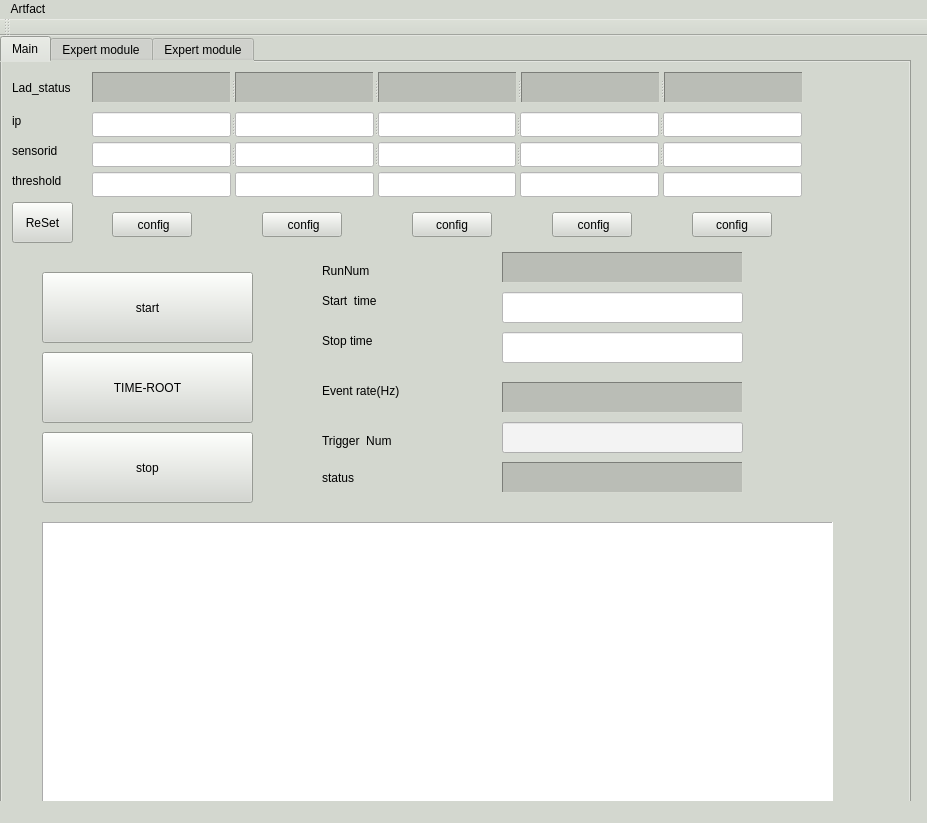
<?xml version="1.0" encoding="UTF-8"?>
<ui version="4.0">
 <class>MainWindow</class>
 <widget class="QMainWindow" name="MainWindow">
  <property name="geometry">
   <rect>
    <x>0</x>
    <y>0</y>
    <width>927</width>
    <height>823</height>
   </rect>
  </property>
  <property name="sizePolicy">
   <sizepolicy hsizetype="Expanding" vsizetype="Expanding">
    <horstretch>0</horstretch>
    <verstretch>0</verstretch>
   </sizepolicy>
  </property>
  <property name="focusPolicy">
   <enum>Qt::TabFocus</enum>
  </property>
  <property name="windowTitle">
   <string>MainWindow</string>
  </property>
  <property name="styleSheet">
   <string notr="true">background-color: rgb(211, 215, 207);</string>
  </property>
  <widget class="QWidget" name="centralWidget">
   <widget class="QTabWidget" name="tabWidget">
    <property name="geometry">
     <rect>
      <x>0</x>
      <y>0</y>
      <width>911</width>
      <height>771</height>
     </rect>
    </property>
    <property name="toolTip">
     <string/>
    </property>
    <property name="styleSheet">
     <string notr="true">background-color: rgb(211, 215, 207);</string>
    </property>
    <property name="currentIndex">
     <number>0</number>
    </property>
    <widget class="QWidget" name="tab">
     <attribute name="title">
      <string>Main</string>
     </attribute>
     <widget class="QTextEdit" name="log">
      <property name="geometry">
       <rect>
        <x>40</x>
        <y>460</y>
        <width>791</width>
        <height>281</height>
       </rect>
      </property>
      <property name="styleSheet">
       <string notr="true">background-color: rgb(255, 255, 255);</string>
      </property>
      <property name="frameShape">
       <enum>QFrame::Panel</enum>
      </property>
     </widget>
     <widget class="QLabel" name="label_3">
      <property name="geometry">
       <rect>
        <x>10</x>
        <y>10</y>
        <width>81</width>
        <height>31</height>
       </rect>
      </property>
      <property name="styleSheet">
       <string notr="true"/>
      </property>
      <property name="text">
       <string>Lad_status</string>
      </property>
     </widget>
     <widget class="QLabel" name="label_4">
      <property name="geometry">
       <rect>
        <x>10</x>
        <y>80</y>
        <width>71</width>
        <height>17</height>
       </rect>
      </property>
      <property name="text">
       <string>sensorid</string>
      </property>
     </widget>
     <widget class="QLabel" name="label_2">
      <property name="geometry">
       <rect>
        <x>320</x>
        <y>270</y>
        <width>101</width>
        <height>17</height>
       </rect>
      </property>
      <property name="text">
       <string>Stop time</string>
      </property>
     </widget>
     <widget class="QLabel" name="label_1">
      <property name="geometry">
       <rect>
        <x>320</x>
        <y>230</y>
        <width>101</width>
        <height>17</height>
       </rect>
      </property>
      <property name="text">
       <string>Start  time</string>
      </property>
     </widget>
     <widget class="QLineEdit" name="starttime">
      <property name="geometry">
       <rect>
        <x>500</x>
        <y>230</y>
        <width>241</width>
        <height>31</height>
       </rect>
      </property>
      <property name="styleSheet">
       <string notr="true">background-color: rgb(255, 255, 255);</string>
      </property>
     </widget>
     <widget class="QLineEdit" name="stoptime">
      <property name="geometry">
       <rect>
        <x>500</x>
        <y>270</y>
        <width>241</width>
        <height>31</height>
       </rect>
      </property>
      <property name="styleSheet">
       <string notr="true">background-color: rgb(255, 255, 255);</string>
      </property>
     </widget>
     <widget class="QPushButton" name="start">
      <property name="geometry">
       <rect>
        <x>40</x>
        <y>210</y>
        <width>211</width>
        <height>71</height>
       </rect>
      </property>
      <property name="text">
       <string>start</string>
      </property>
     </widget>
     <widget class="QPushButton" name="stop">
      <property name="geometry">
       <rect>
        <x>40</x>
        <y>370</y>
        <width>211</width>
        <height>71</height>
       </rect>
      </property>
      <property name="text">
       <string>stop</string>
      </property>
     </widget>
     <widget class="QLabel" name="label">
      <property name="geometry">
       <rect>
        <x>320</x>
        <y>320</y>
        <width>101</width>
        <height>17</height>
       </rect>
      </property>
      <property name="text">
       <string>Event rate(Hz)</string>
      </property>
     </widget>
     <widget class="QLabel" name="currenteventnumber">
      <property name="geometry">
       <rect>
        <x>500</x>
        <y>320</y>
        <width>241</width>
        <height>31</height>
       </rect>
      </property>
      <property name="styleSheet">
       <string notr="true">color: rgb(0, 0, 0);
background-color: rgb(186, 189, 182);</string>
      </property>
      <property name="frameShape">
       <enum>QFrame::Panel</enum>
      </property>
      <property name="frameShadow">
       <enum>QFrame::Sunken</enum>
      </property>
      <property name="text">
       <string/>
      </property>
     </widget>
     <widget class="QLabel" name="label_5">
      <property name="geometry">
       <rect>
        <x>320</x>
        <y>370</y>
        <width>131</width>
        <height>17</height>
       </rect>
      </property>
      <property name="text">
       <string>Trigger  Num</string>
      </property>
     </widget>
     <widget class="QLineEdit" name="daqfilename">
      <property name="geometry">
       <rect>
        <x>500</x>
        <y>360</y>
        <width>241</width>
        <height>31</height>
       </rect>
      </property>
      <property name="styleSheet">
       <string notr="true">background-color: rgb(243, 243, 243);</string>
      </property>
     </widget>
     <widget class="QPushButton" name="config2">
      <property name="geometry">
       <rect>
        <x>260</x>
        <y>150</y>
        <width>80</width>
        <height>25</height>
       </rect>
      </property>
      <property name="text">
       <string> config</string>
      </property>
     </widget>
     <widget class="QPushButton" name="config5">
      <property name="geometry">
       <rect>
        <x>690</x>
        <y>150</y>
        <width>80</width>
        <height>25</height>
       </rect>
      </property>
      <property name="text">
       <string>config</string>
      </property>
     </widget>
     <widget class="QPushButton" name="config3">
      <property name="geometry">
       <rect>
        <x>410</x>
        <y>150</y>
        <width>80</width>
        <height>25</height>
       </rect>
      </property>
      <property name="text">
       <string>config</string>
      </property>
     </widget>
     <widget class="QPushButton" name="config4">
      <property name="geometry">
       <rect>
        <x>550</x>
        <y>150</y>
        <width>80</width>
        <height>25</height>
       </rect>
      </property>
      <property name="text">
       <string> config</string>
      </property>
     </widget>
     <widget class="QPushButton" name="config1">
      <property name="geometry">
       <rect>
        <x>110</x>
        <y>150</y>
        <width>80</width>
        <height>25</height>
       </rect>
      </property>
      <property name="text">
       <string> config</string>
      </property>
     </widget>
     <widget class="QLabel" name="label_30">
      <property name="geometry">
       <rect>
        <x>10</x>
        <y>50</y>
        <width>71</width>
        <height>17</height>
       </rect>
      </property>
      <property name="text">
       <string>ip</string>
      </property>
     </widget>
     <widget class="QLabel" name="status">
      <property name="geometry">
       <rect>
        <x>500</x>
        <y>400</y>
        <width>241</width>
        <height>31</height>
       </rect>
      </property>
      <property name="styleSheet">
       <string notr="true">color: rgb(0, 0, 0);
background-color: rgb(186, 189, 182);</string>
      </property>
      <property name="frameShape">
       <enum>QFrame::Panel</enum>
      </property>
      <property name="frameShadow">
       <enum>QFrame::Sunken</enum>
      </property>
      <property name="text">
       <string/>
      </property>
     </widget>
     <widget class="QLabel" name="label_31">
      <property name="geometry">
       <rect>
        <x>320</x>
        <y>400</y>
        <width>81</width>
        <height>31</height>
       </rect>
      </property>
      <property name="styleSheet">
       <string notr="true"/>
      </property>
      <property name="text">
       <string>status</string>
      </property>
     </widget>
     <widget class="QSplitter" name="splitter">
      <property name="geometry">
       <rect>
        <x>90</x>
        <y>10</y>
        <width>711</width>
        <height>31</height>
       </rect>
      </property>
      <property name="orientation">
       <enum>Qt::Horizontal</enum>
      </property>
      <widget class="QLabel" name="status1">
       <property name="sizePolicy">
        <sizepolicy hsizetype="Expanding" vsizetype="Expanding">
         <horstretch>0</horstretch>
         <verstretch>0</verstretch>
        </sizepolicy>
       </property>
       <property name="focusPolicy">
        <enum>Qt::TabFocus</enum>
       </property>
       <property name="styleSheet">
        <string notr="true">color: rgb(0, 0, 0);
background-color: rgb(186, 189, 182);</string>
       </property>
       <property name="frameShape">
        <enum>QFrame::Panel</enum>
       </property>
       <property name="frameShadow">
        <enum>QFrame::Sunken</enum>
       </property>
       <property name="text">
        <string/>
       </property>
      </widget>
      <widget class="QLabel" name="status2">
       <property name="sizePolicy">
        <sizepolicy hsizetype="Expanding" vsizetype="Expanding">
         <horstretch>0</horstretch>
         <verstretch>0</verstretch>
        </sizepolicy>
       </property>
       <property name="focusPolicy">
        <enum>Qt::TabFocus</enum>
       </property>
       <property name="styleSheet">
        <string notr="true">color: rgb(0, 0, 0);
background-color: rgb(186, 189, 182);</string>
       </property>
       <property name="frameShape">
        <enum>QFrame::Panel</enum>
       </property>
       <property name="frameShadow">
        <enum>QFrame::Sunken</enum>
       </property>
       <property name="text">
        <string/>
       </property>
      </widget>
      <widget class="QLabel" name="status3">
       <property name="sizePolicy">
        <sizepolicy hsizetype="Expanding" vsizetype="Expanding">
         <horstretch>0</horstretch>
         <verstretch>0</verstretch>
        </sizepolicy>
       </property>
       <property name="focusPolicy">
        <enum>Qt::TabFocus</enum>
       </property>
       <property name="styleSheet">
        <string notr="true">color: rgb(0, 0, 0);
background-color: rgb(186, 189, 182);</string>
       </property>
       <property name="frameShape">
        <enum>QFrame::Panel</enum>
       </property>
       <property name="frameShadow">
        <enum>QFrame::Sunken</enum>
       </property>
       <property name="text">
        <string/>
       </property>
      </widget>
      <widget class="QLabel" name="status4">
       <property name="sizePolicy">
        <sizepolicy hsizetype="Expanding" vsizetype="Expanding">
         <horstretch>0</horstretch>
         <verstretch>0</verstretch>
        </sizepolicy>
       </property>
       <property name="focusPolicy">
        <enum>Qt::TabFocus</enum>
       </property>
       <property name="styleSheet">
        <string notr="true">color: rgb(0, 0, 0);
background-color: rgb(186, 189, 182);</string>
       </property>
       <property name="frameShape">
        <enum>QFrame::Panel</enum>
       </property>
       <property name="frameShadow">
        <enum>QFrame::Sunken</enum>
       </property>
       <property name="text">
        <string/>
       </property>
      </widget>
      <widget class="QLabel" name="status5">
       <property name="sizePolicy">
        <sizepolicy hsizetype="Expanding" vsizetype="Expanding">
         <horstretch>0</horstretch>
         <verstretch>0</verstretch>
        </sizepolicy>
       </property>
       <property name="focusPolicy">
        <enum>Qt::TabFocus</enum>
       </property>
       <property name="styleSheet">
        <string notr="true">color: rgb(0, 0, 0);
background-color: rgb(186, 189, 182);</string>
       </property>
       <property name="frameShape">
        <enum>QFrame::Panel</enum>
       </property>
       <property name="frameShadow">
        <enum>QFrame::Sunken</enum>
       </property>
       <property name="text">
        <string/>
       </property>
      </widget>
     </widget>
     <widget class="QSplitter" name="splitter_3">
      <property name="geometry">
       <rect>
        <x>90</x>
        <y>50</y>
        <width>710</width>
        <height>25</height>
       </rect>
      </property>
      <property name="orientation">
       <enum>Qt::Horizontal</enum>
      </property>
      <widget class="QLineEdit" name="ip1">
       <property name="styleSheet">
        <string notr="true">background-color: rgb(255, 255, 255);</string>
       </property>
      </widget>
      <widget class="QLineEdit" name="ip2">
       <property name="styleSheet">
        <string notr="true">background-color: rgb(255, 255, 255);</string>
       </property>
      </widget>
      <widget class="QLineEdit" name="ip3">
       <property name="styleSheet">
        <string notr="true">background-color: rgb(255, 255, 255);</string>
       </property>
      </widget>
      <widget class="QLineEdit" name="ip4">
       <property name="styleSheet">
        <string notr="true">background-color: rgb(255, 255, 255);</string>
       </property>
      </widget>
      <widget class="QLineEdit" name="ip5">
       <property name="styleSheet">
        <string notr="true">background-color: rgb(255, 255, 255);</string>
       </property>
      </widget>
     </widget>
     <widget class="QSplitter" name="splitter_2">
      <property name="geometry">
       <rect>
        <x>90</x>
        <y>80</y>
        <width>710</width>
        <height>25</height>
       </rect>
      </property>
      <property name="orientation">
       <enum>Qt::Horizontal</enum>
      </property>
      <widget class="QLineEdit" name="sensor1">
       <property name="styleSheet">
        <string notr="true">background-color: rgb(255, 255, 255);</string>
       </property>
      </widget>
      <widget class="QLineEdit" name="sensor2">
       <property name="styleSheet">
        <string notr="true">background-color: rgb(255, 255, 255);</string>
       </property>
      </widget>
      <widget class="QLineEdit" name="sensor3">
       <property name="styleSheet">
        <string notr="true">background-color: rgb(255, 255, 255);</string>
       </property>
      </widget>
      <widget class="QLineEdit" name="sensor4">
       <property name="styleSheet">
        <string notr="true">background-color: rgb(255, 255, 255);</string>
       </property>
      </widget>
      <widget class="QLineEdit" name="sensor5">
       <property name="styleSheet">
        <string notr="true">background-color: rgb(255, 255, 255);</string>
       </property>
      </widget>
     </widget>
     <widget class="QPushButton" name="ROOT_7">
      <property name="geometry">
       <rect>
        <x>40</x>
        <y>290</y>
        <width>211</width>
        <height>71</height>
       </rect>
      </property>
      <property name="text">
       <string>TIME-ROOT</string>
      </property>
     </widget>
     <widget class="QLabel" name="label_11">
      <property name="geometry">
       <rect>
        <x>320</x>
        <y>200</y>
        <width>67</width>
        <height>17</height>
       </rect>
      </property>
      <property name="text">
       <string>RunNum</string>
      </property>
     </widget>
     <widget class="QLabel" name="runnum">
      <property name="geometry">
       <rect>
        <x>500</x>
        <y>190</y>
        <width>241</width>
        <height>31</height>
       </rect>
      </property>
      <property name="styleSheet">
       <string notr="true">color: rgb(0, 0, 0);
background-color: rgb(186, 189, 182);</string>
      </property>
      <property name="frameShape">
       <enum>QFrame::Panel</enum>
      </property>
      <property name="frameShadow">
       <enum>QFrame::Sunken</enum>
      </property>
      <property name="text">
       <string/>
      </property>
     </widget>
     <widget class="QLineEdit" name="threshold2">
      <property name="geometry">
       <rect>
        <x>233</x>
        <y>110</y>
        <width>139</width>
        <height>25</height>
       </rect>
      </property>
      <property name="styleSheet">
       <string notr="true">background-color: rgb(255, 255, 255);</string>
      </property>
     </widget>
     <widget class="QLineEdit" name="threshold4">
      <property name="geometry">
       <rect>
        <x>518</x>
        <y>110</y>
        <width>139</width>
        <height>25</height>
       </rect>
      </property>
      <property name="styleSheet">
       <string notr="true">background-color: rgb(255, 255, 255);</string>
      </property>
     </widget>
     <widget class="QLineEdit" name="threshold3">
      <property name="geometry">
       <rect>
        <x>376</x>
        <y>110</y>
        <width>138</width>
        <height>25</height>
       </rect>
      </property>
      <property name="styleSheet">
       <string notr="true">background-color: rgb(255, 255, 255);</string>
      </property>
     </widget>
     <widget class="QLineEdit" name="threshold5">
      <property name="geometry">
       <rect>
        <x>661</x>
        <y>110</y>
        <width>139</width>
        <height>25</height>
       </rect>
      </property>
      <property name="styleSheet">
       <string notr="true">background-color: rgb(255, 255, 255);</string>
      </property>
     </widget>
     <widget class="QLineEdit" name="threshold1">
      <property name="geometry">
       <rect>
        <x>90</x>
        <y>110</y>
        <width>139</width>
        <height>25</height>
       </rect>
      </property>
      <property name="styleSheet">
       <string notr="true">background-color: rgb(255, 255, 255);</string>
      </property>
     </widget>
     <widget class="QLabel" name="threshold">
      <property name="geometry">
       <rect>
        <x>10</x>
        <y>110</y>
        <width>71</width>
        <height>17</height>
       </rect>
      </property>
      <property name="text">
       <string>threshold</string>
      </property>
     </widget>
     <widget class="QPushButton" name="reset">
      <property name="geometry">
       <rect>
        <x>10</x>
        <y>140</y>
        <width>61</width>
        <height>41</height>
       </rect>
      </property>
      <property name="text">
       <string>ReSet</string>
      </property>
     </widget>
    </widget>
    <widget class="QWidget" name="tab_3">
     <attribute name="title">
      <string>Expert module</string>
     </attribute>
     <widget class="QLineEdit" name="refd">
      <property name="geometry">
       <rect>
        <x>620</x>
        <y>380</y>
        <width>111</width>
        <height>31</height>
       </rect>
      </property>
      <property name="styleSheet">
       <string notr="true">background-color: rgb(238, 238, 236);</string>
      </property>
     </widget>
     <widget class="QLabel" name="label_6">
      <property name="geometry">
       <rect>
        <x>503</x>
        <y>329</y>
        <width>35</width>
        <height>17</height>
       </rect>
      </property>
      <property name="text">
       <string>ref_c</string>
      </property>
     </widget>
     <widget class="QLineEdit" name="refa">
      <property name="geometry">
       <rect>
        <x>125</x>
        <y>380</y>
        <width>131</width>
        <height>31</height>
       </rect>
      </property>
      <property name="styleSheet">
       <string notr="true">background-color: rgb(238, 238, 236);</string>
      </property>
     </widget>
     <widget class="QLabel" name="label_7">
      <property name="geometry">
       <rect>
        <x>316</x>
        <y>331</y>
        <width>37</width>
        <height>17</height>
       </rect>
      </property>
      <property name="text">
       <string>ref_b</string>
      </property>
     </widget>
     <widget class="QLabel" name="label_8">
      <property name="geometry">
       <rect>
        <x>640</x>
        <y>330</y>
        <width>37</width>
        <height>17</height>
       </rect>
      </property>
      <property name="text">
       <string>ref_d</string>
      </property>
     </widget>
     <widget class="QLineEdit" name="lineEdit">
      <property name="geometry">
       <rect>
        <x>170</x>
        <y>200</y>
        <width>571</width>
        <height>61</height>
       </rect>
      </property>
      <property name="styleSheet">
       <string notr="true">background-color: rgb(238, 238, 236);</string>
      </property>
     </widget>
     <widget class="QPushButton" name="pushButton">
      <property name="geometry">
       <rect>
        <x>0</x>
        <y>200</y>
        <width>121</width>
        <height>61</height>
       </rect>
      </property>
      <property name="text">
       <string>select file</string>
      </property>
     </widget>
     <widget class="QPushButton" name="pushButton_2">
      <property name="geometry">
       <rect>
        <x>0</x>
        <y>370</y>
        <width>111</width>
        <height>61</height>
       </rect>
      </property>
      <property name="text">
       <string>SetCfg</string>
      </property>
     </widget>
     <widget class="QLineEdit" name="refb">
      <property name="geometry">
       <rect>
        <x>291</x>
        <y>380</y>
        <width>121</width>
        <height>31</height>
       </rect>
      </property>
      <property name="styleSheet">
       <string notr="true">background-color: rgb(238, 238, 236);</string>
      </property>
     </widget>
     <widget class="QLineEdit" name="refc">
      <property name="geometry">
       <rect>
        <x>458</x>
        <y>380</y>
        <width>121</width>
        <height>31</height>
       </rect>
      </property>
      <property name="styleSheet">
       <string notr="true">background-color: rgb(238, 238, 236);</string>
      </property>
     </widget>
     <widget class="QLabel" name="label_9">
      <property name="geometry">
       <rect>
        <x>155</x>
        <y>331</y>
        <width>36</width>
        <height>17</height>
       </rect>
      </property>
      <property name="text">
       <string>ref_a</string>
      </property>
     </widget>
     <widget class="QLineEdit" name="ref_v2">
      <property name="geometry">
       <rect>
        <x>750</x>
        <y>380</y>
        <width>111</width>
        <height>31</height>
       </rect>
      </property>
      <property name="styleSheet">
       <string notr="true">background-color: rgb(238, 238, 236);</string>
      </property>
     </widget>
     <widget class="QLabel" name="label_10">
      <property name="geometry">
       <rect>
        <x>770</x>
        <y>330</y>
        <width>51</width>
        <height>17</height>
       </rect>
      </property>
      <property name="text">
       <string>ref_v2</string>
      </property>
     </widget>
    </widget>
    <widget class="QWidget" name="tab_2">
     <attribute name="title">
      <string>Expert module</string>
     </attribute>
     <widget class="QPushButton" name="ROOT">
      <property name="geometry">
       <rect>
        <x>480</x>
        <y>80</y>
        <width>151</width>
        <height>71</height>
       </rect>
      </property>
      <property name="text">
       <string>Analyse-ROOT</string>
      </property>
     </widget>
     <widget class="QPushButton" name="ROOT_3">
      <property name="geometry">
       <rect>
        <x>260</x>
        <y>90</y>
        <width>141</width>
        <height>71</height>
       </rect>
      </property>
      <property name="text">
       <string>TIME-ROOT</string>
      </property>
     </widget>
     <widget class="QPushButton" name="start_2">
      <property name="geometry">
       <rect>
        <x>90</x>
        <y>80</y>
        <width>111</width>
        <height>111</height>
       </rect>
      </property>
      <property name="text">
       <string>BUILD</string>
      </property>
     </widget>
    </widget>
   </widget>
  </widget>
  <widget class="QMenuBar" name="menuBar">
   <property name="geometry">
    <rect>
     <x>0</x>
     <y>0</y>
     <width>927</width>
     <height>22</height>
    </rect>
   </property>
   <widget class="QMenu" name="menuArtfact">
    <property name="title">
     <string>Artfact</string>
    </property>
   </widget>
   <addaction name="menuArtfact"/>
  </widget>
  <widget class="QToolBar" name="mainToolBar">
   <attribute name="toolBarArea">
    <enum>TopToolBarArea</enum>
   </attribute>
   <attribute name="toolBarBreak">
    <bool>false</bool>
   </attribute>
  </widget>
  <widget class="QStatusBar" name="statusBar"/>
 </widget>
 <layoutdefault spacing="6" margin="11"/>
 <resources/>
 <connections/>
</ui>
